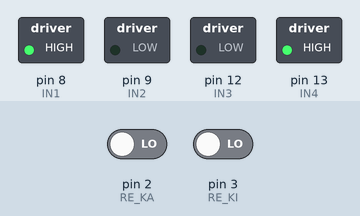
The sketch below on a simulated Arduino Uno, built with avr-gcc and run on an emulated ATmega328P. Parts: switched loads named in the sketch (green lamp = pin HIGH). Inputs (shaded band) come from the test bench; at power-on: pin 2 (RE_KA) LOW, pin 3 (RE_KI) LOW. What the sketch prints to the serial monitor is not drawn.

Above: at 0.1 s.
Timing chart, 0 to 1.6 s (numbered marks = the images above):
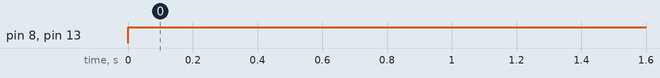

Measured:
- by itself, pin 8 (IN1), pin 13 (IN4): LOW → HIGH at 0.00 s

The sketch:

Motor2.ino
```cpp
#define RE_KA 2
#define RE_KI 3
#define IN1 8
#define IN2 9
#define IN3 12
#define IN4 13


unsigned int countKA = 0;
unsigned int countKI = 0;


void setup()
{
  Serial.begin(9600);
  pinMode(RE_KA,INPUT);
  pinMode(RE_KI,INPUT);
  pinMode(IN1,OUTPUT);
  pinMode(IN2,OUTPUT);
  pinMode(IN3,OUTPUT);
  pinMode(IN4,OUTPUT);

  attachInterrupt(digitalPinToInterrupt(RE_KA), kecepatan_kanan, RISING);
  attachInterrupt(digitalPinToInterrupt(RE_KI), kecepatan_kiri, RISING);

  digitalWrite(IN1,LOW);
  digitalWrite(IN2,LOW);
  digitalWrite(IN3,LOW);
  digitalWrite(IN4,LOW);
}

void loop()
{
  maju();

  if (countKA >= 15 && countKI >= 17)
  {
    berhenti();
  }

  Serial.print("Count Kanan: ");
  Serial.print(countKA);
  Serial.print(" |||| ");
  Serial.print("Count Kiri: ");
  Serial.println(countKI);
}


void kecepatan_kanan()
{
  countKA++;
}

void kecepatan_kiri()
{
  countKI++;
}

void maju()
{
  digitalWrite(IN1,HIGH);
  digitalWrite(IN2,LOW);
  digitalWrite(IN3,LOW);
  digitalWrite(IN4,HIGH);
}

void berhenti()
{
  digitalWrite(IN1,LOW);
  digitalWrite(IN2,LOW);
  digitalWrite(IN3,LOW);
  digitalWrite(IN4,LOW);
}
```
